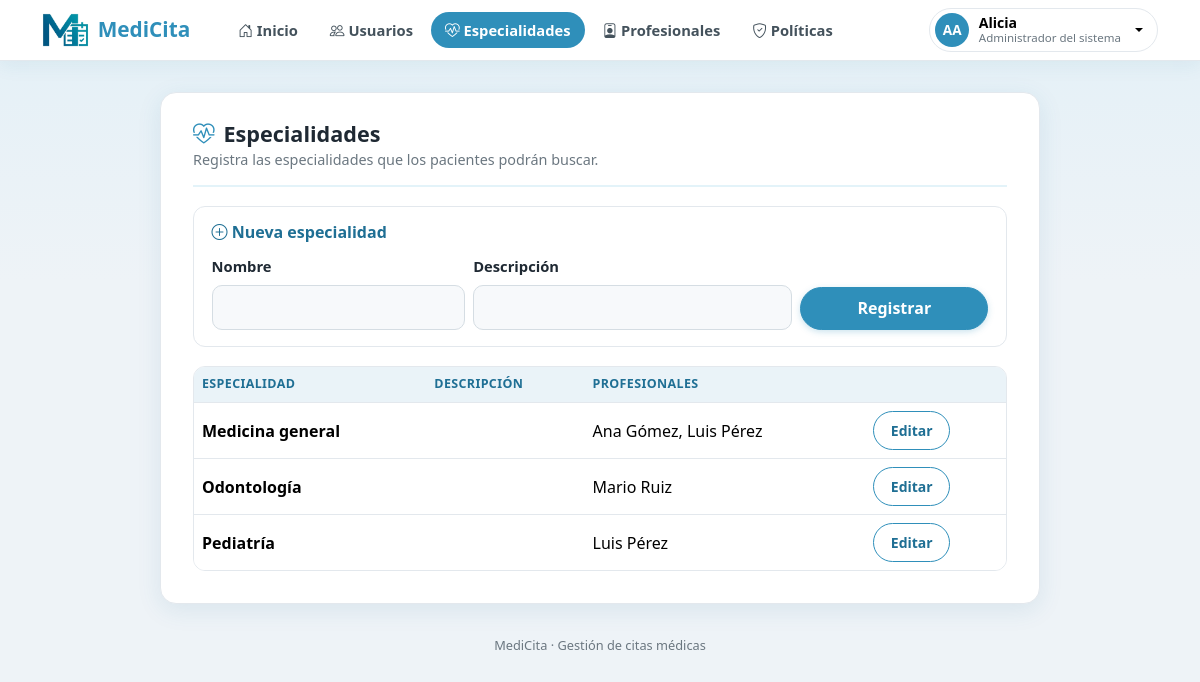
/gestion/especialidades/ (signed in), run on the app's committed database.
### usuarios/models.py (models this page shows, shortened)
class Usuario(AbstractUser):
    class Rol(models.TextChoices):
        PACIENTE = "PACIENTE", "Paciente"
        PROFESIONAL = "PROFESIONAL", "Profesional de la salud"
        PERSONAL = "PERSONAL", "Personal administrativo"
        ADMIN = "ADMIN", "Administrador del sistema"
    username = None
    email = models.EmailField("correo electrónico", unique=True)
    documento = models.CharField("documento de identidad", max_length=20, unique=True)
    telefono = models.CharField("teléfono", max_length=20, blank=True)
    fecha_nacimiento = models.DateField("fecha de nacimiento", null=True, blank=True)
    rol = models.CharField(max_length=12, choices=Rol.choices, default=Rol.PACIENTE)
    USERNAME_FIELD = "email"
    REQUIRED_FIELDS = ["first_name", "last_name", "documento"]
    objects = UsuarioManager()

### citas/models.py (models this page shows, shortened)
class Especialidad(models.Model):
    nombre = models.CharField(max_length=80, unique=True)
    descripcion = models.CharField(max_length=200, blank=True)
    class Meta:
        verbose_name_plural = "especialidades"
        ordering = ["nombre"]

class ProfesionalSalud(models.Model):
    usuario = models.OneToOneField(
        settings.AUTH_USER_MODEL, on_delete=models.CASCADE,
        limit_choices_to={"rol": "PROFESIONAL"}, related_name="perfil_profesional",
    )
    registro_profesional = models.CharField(max_length=30, blank=True)
    especialidades = models.ManyToManyField(Especialidad, related_name="profesionales", blank=True)
    class Meta:
        verbose_name = "profesional de la salud"
        verbose_name_plural = "profesionales de la salud"
    def __str__(self):
        return self.usuario.get_full_name() or self.usuario.email

### citas/views_gestion.py (the view)
# urls.py: path("gestion/especialidades/", g.especialidades, name="especialidades"),
@rol_requerido(ADMIN)
def especialidades(request):
    form = EspecialidadForm(request.POST or None)
    if request.method == "POST" and form.is_valid():
        form.save()
        messages.success(request, "Especialidad registrada.")
        return redirect("especialidades")
    return render(request, "gestion/especialidades.html", {
        "especialidades": Especialidad.objects.prefetch_related("profesionales__usuario"), "form": form})

### citas/forms.py
class EspecialidadForm(BootstrapMixin, forms.ModelForm):
    class Meta:
        model = Especialidad
        fields = ["nombre", "descripcion"]
        labels = {"nombre": "Nombre", "descripcion": "Descripción"}

### usuarios/context.py (called while the page is built)
def paciente_gestionado(request):
    usuario = getattr(request, "user", None)
    if usuario is not None and usuario.is_authenticated and usuario.rol == Usuario.Rol.PERSONAL:
        pk = request.session.get("paciente_gestionado")
        if pk:
            return {"paciente_gestionado": Usuario.objects.filter(pk=pk, rol=Usuario.Rol.PACIENTE).first()}
    return {}

### usuarios/permisos.py (called while the page is built)
def rol_requerido(*roles):
    def decorador(vista):
        @wraps(vista)
        def envoltura(request, *args, **kwargs):
            if request.user.rol not in roles:
                messages.error(request, "No tienes permiso para acceder a esa sección.")
                return redirect("panel")
            return vista(request, *args, **kwargs)
        return login_required(envoltura)
    return decorador

### templates/gestion/especialidades.html (shortened to what this page needs)
{% extends "base_app.html" %}
{% block cuerpo %}
<div class="mc-pagehead"><div><h1><i class="bi bi-heart-pulse"></i> Especialidades</h1><p>Registra las especialidades que los pacientes podrán buscar.</p></div></div>
<div class="mc-panel">
  <h2><i class="bi bi-plus-circle"></i> Nueva especialidad</h2>
  <form method="post" class="row g-2 align-items-end" novalidate>
    <div class="col-sm-4"><label class="form-label" for="{{ form.nombre.id_for_label }}">Nombre</label>{{ form.nombre }}</div>
    <div class="col-sm-5"><label class="form-label" for="{{ form.descripcion.id_for_label }}">Descripción</label>{{ form.descripcion }}</div>
    <div class="col-sm-3"><button class="btn btn-mc w-100" type="submit">Registrar</button></div>
  </form>
</div>
<table class="table align-middle mc-tabla mc-tabla-izq">
  <thead><tr><th>Especialidad</th><th>Descripción</th><th>Profesionales</th><th></th></tr></thead>
  <tbody>
  {% for e in especialidades %}
    <tr><td><strong>{{ e.nombre }}</strong></td><td>{{ e.descripcion }}</td>
      <td>{% for p in e.profesionales.all %}{{ p }}{% if not forloop.last %}, {% endif %}{% empty %}—{% endfor %}</td>
      <td><a class="btn btn-sm btn-mc-outline" href="{% url 'especialidad_editar' e.pk %}">Editar</a></td></tr>
  {% empty %}<tr><td colspan="4" class="text-muted">Aún no hay especialidades.</td></tr>
  {% endfor %}
  </tbody>
</table>
{% endblock %}

### templates/_topbar.html (shortened to what this page needs)
{% load static %}{% with u=request.resolver_match.url_name %}
<nav class="navbar navbar-expand-lg mc-nav">
  <div class="container-xl">
    <a class="navbar-brand mc-nav-brand" href="{% url 'panel' %}">
      <img src="{% static 'img/logo.png' %}" alt="" style="height:34px;width:auto" class="mc-logo" draggable="false"><span>MediCita</span>
    </a>
    <div class="collapse navbar-collapse" id="mcNav">
      <ul class="navbar-nav me-auto mb-2 mb-lg-0 ms-lg-3">
        <li class="nav-item"><a class="nav-link {% if u == 'panel' %}active{% endif %}" href="{% url 'panel' %}"><i class="bi bi-house-door"></i> Inicio</a></li>
        {% if user.rol == 'PACIENTE' %}
          <li class="nav-item"><a class="nav-link {% if u == 'horarios' or u == 'cita_nueva' or u == 'cita_confirmacion' %}active{% endif %}" href="{% url 'horarios' %}"><i class="bi bi-calendar-plus"></i> Disponibilidad</a></li>
          <li class="nav-item"><a class="nav-link {% if u == 'mis_citas' or u == 'cita_cancelar' or u == 'cita_reprogramar' %}active{% endif %}" href="{% url 'mis_citas' %}"><i class="bi bi-journal-medical"></i> Mis citas</a></li>
        {% elif user.rol == 'PROFESIONAL' %}
          <li class="nav-item"><a class="nav-link {% if u == 'agenda' %}active{% endif %}" href="{% url 'agenda' %}"><i class="bi bi-calendar3"></i> Mi agenda</a></li>
        {% elif user.rol == 'ADMIN' %}
          <li class="nav-item"><a class="nav-link {% if u == 'gestion_usuarios' %}active{% endif %}" href="{% url 'gestion_usuarios' %}"><i class="bi bi-people"></i> Usuarios</a></li>
          <li class="nav-item"><a class="nav-link {% if u == 'especialidades' or u == 'especialidad_editar' %}active{% endif %}" href="{% url 'especialidades' %}"><i class="bi bi-heart-pulse"></i> Especialidades</a></li>
          <li class="nav-item"><a class="nav-link " href="{% url 'profesionales' %}"><i class="bi bi-person-badge"></i> Profesionales</a></li>
          <li class="nav-item"><a class="nav-link {% if u == 'politicas' or u == 'politica_nueva' or u == 'politica_editar' %}active{% endif %}" href="{% url 'politicas' %}"><i class="bi bi-shield-check"></i> Políticas</a></li>
        {% endif %}
      </ul>
      <div class="dropdown">
        <button class="mc-user dropdown-toggle" type="button" data-bs-toggle="dropdown" aria-expanded="false">
          <span class="mc-avatar">{{ user.first_name|slice:":1" }}{{ user.last_name|slice:":1" }}</span>
          <span class="mc-user-info"><strong>{{ user.first_name }}</strong><small>{{ user.get_rol_display }}</small></span>
        </button>
      </div>
    </div>
  </div>
</nav>
{% endwith %}

### static/css/style.css (style rules this page uses)
:root { --mc: #2f8fba; --mc-dark: #1f6f94; --mc-light: #e3f3f9; --ink: #1f2933; --muted: #6b7780; --line: #e3e8ed; }
body { background: #eef3f7 linear-gradient(180deg, #e3f0f7 0, #eef3f7 280px) no-repeat; font-family: "Segoe UI", system-ui, -apple-system, sans-serif; color: var(--ink); min-height: 100vh; }
a { color: var(--mc-dark); }
.mc-nav { background: #fff; box-shadow: 0 1px 0 var(--line), 0 6px 18px rgba(31, 111, 148, .07); padding: .5rem 0; position: sticky; top: 0; z-index: 1030; }
.mc-nav-brand { display: flex; align-items: center; gap: .55rem; font-weight: 700; color: var(--mc) !important; font-size: 1.3rem; }
.mc-nav .nav-link { color: #44525c; font-weight: 600; font-size: .92rem; border-radius: 999px; padding: .45rem .9rem !important; margin: 0 .1rem; }
.mc-nav .nav-link.active { background: var(--mc); color: #fff; }
.mc-user { display: flex; align-items: center; gap: .6rem; background: #fff; border: 1px solid var(--line); border-radius: 999px; padding: .25rem .9rem .25rem .3rem; }
.mc-avatar { width: 34px; height: 34px; border-radius: 50%; background: var(--mc); color: #fff; font-weight: 700; font-size: .85rem; display: grid; place-items: center; text-transform: uppercase; }
.mc-user-info { display: flex; flex-direction: column; text-align: left; line-height: 1.15; }
.mc-user-info strong { font-size: .88rem; }
.mc-user-info small { color: var(--muted); font-size: .72rem; }
.mc-pagehead { display: flex; justify-content: space-between; align-items: flex-start; flex-wrap: wrap; gap: .75rem; padding-bottom: .9rem; margin-bottom: 1.2rem; border-bottom: 2px solid var(--mc-light); }
.mc-pagehead h1 { font-size: 1.35rem; font-weight: 700; color: var(--ink); margin: 0; display: flex; align-items: center; gap: .55rem; }
.mc-pagehead h1 i { color: var(--mc); }
.mc-pagehead p { margin: .15rem 0 0; color: var(--muted); font-size: .9rem; }
.mc-panel { border: 1px solid var(--line); border-radius: 12px; padding: 1rem 1.1rem; margin-bottom: 1.2rem; background: #fff; }
.mc-panel h2 { font-size: 1rem; font-weight: 700; color: var(--mc-dark); margin: 0 0 .7rem; }
.btn-mc { background: var(--mc); border: 1px solid var(--mc); color: #fff; border-radius: 999px; font-weight: 600; padding: .55rem 1.1rem; transition: all .15s; box-shadow: 0 2px 6px rgba(47, 143, 186, .25); }
.btn-mc-outline { border: 1px solid var(--mc); border-radius: 999px; font-weight: 600; background: #fff; color: var(--mc-dark); padding: .5rem 1.05rem; transition: all .15s; }
.form-control, .form-select { background: #f7f9fb; border: 1px solid #d5dde3; border-radius: 10px; padding: .6rem .8rem; }
.form-label { font-weight: 600; font-size: .92rem; }
.mc-tabla { border-collapse: separate; border-spacing: 0; border: 1px solid var(--line); border-radius: 12px; overflow: hidden; margin-bottom: 0; }
.mc-tabla th { background: #eaf3f8; color: var(--mc-dark); font-size: .78rem; text-transform: uppercase; letter-spacing: .03em; text-align: center; border-bottom: 1px solid var(--line) !important; }
.mc-tabla td { text-align: center; vertical-align: middle; border-bottom: 1px solid var(--line) !important; }
.mc-tabla tbody tr:last-child td { border-bottom: 0 !important; }
.mc-tabla-izq td, .mc-tabla-izq th { text-align: left; }
.mc-logo { -webkit-user-drag: none; user-select: none; -webkit-user-select: none; pointer-events: none; }

### data on the page
Usuario: first_name "A", last_name "A", first_name "Alicia", rol "Administrador del sistema"
Especialidad: nombre "Medicina general"
ProfesionalSalud: usuario.last_name "Ana Gómez"
ProfesionalSalud: usuario.last_name "Luis Pérez"
Especialidad: nombre "Odontología"
ProfesionalSalud: usuario.last_name "Mario Ruiz"
Especialidad: nombre "Pediatría"
